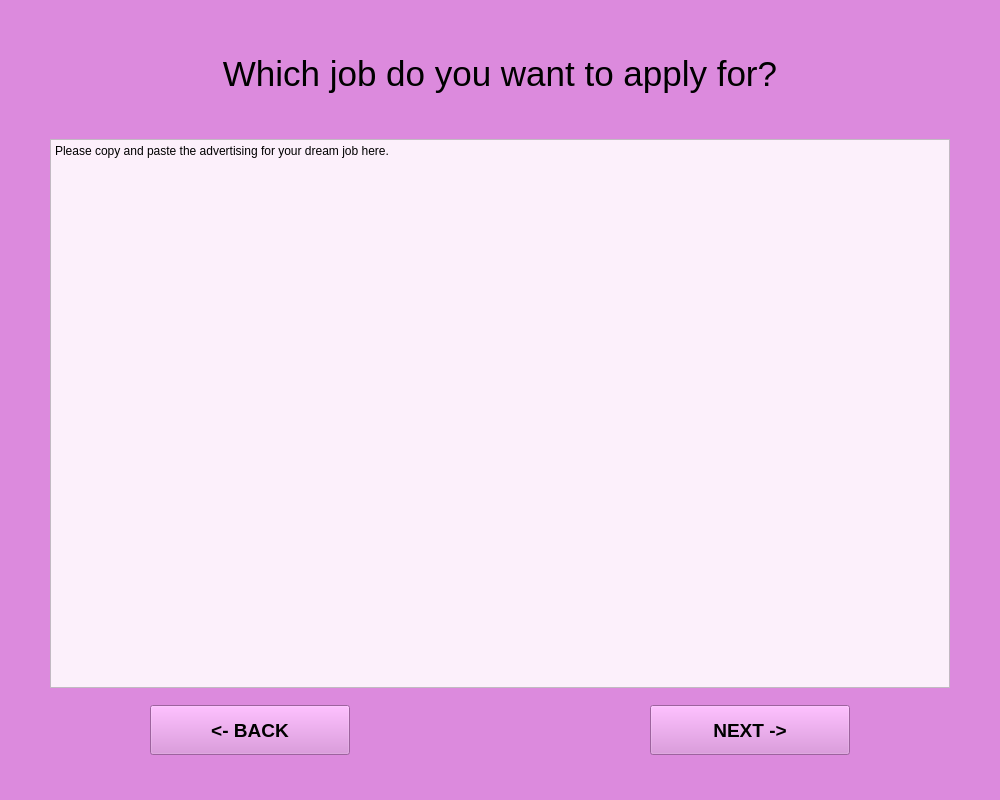
<?xml version="1.0" encoding="UTF-8"?>
<ui version="4.0">
 <class>Window_1_Start</class>
 <widget class="QMainWindow" name="Window_1_Start">
  <property name="geometry">
   <rect>
    <x>0</x>
    <y>0</y>
    <width>1000</width>
    <height>800</height>
   </rect>
  </property>
  <property name="windowTitle">
   <string>LazyApp</string>
  </property>
  <property name="styleSheet">
   <string notr="true">background-color: rgb(220, 138, 221);</string>
  </property>
  <widget class="QWidget" name="centralwidget">
   <widget class="QTextBrowser" name="welcoming_text_1">
    <property name="geometry">
     <rect>
      <x>0</x>
      <y>50</y>
      <width>1000</width>
      <height>60</height>
     </rect>
    </property>
    <property name="autoFillBackground">
     <bool>true</bool>
    </property>
    <property name="frameShape">
     <enum>QFrame::NoFrame</enum>
    </property>
    <property name="frameShadow">
     <enum>QFrame::Plain</enum>
    </property>
    <property name="lineWidth">
     <number>0</number>
    </property>
    <property name="html">
     <string>&lt;!DOCTYPE HTML PUBLIC &quot;-//W3C//DTD HTML 4.0//EN&quot; &quot;http://www.w3.org/TR/REC-html40/strict.dtd&quot;&gt;
&lt;html&gt;&lt;head&gt;&lt;meta name=&quot;qrichtext&quot; content=&quot;1&quot; /&gt;&lt;style type=&quot;text/css&quot;&gt;
p, li { white-space: pre-wrap; }
&lt;/style&gt;&lt;/head&gt;&lt;body style=&quot; font-family:'Ubuntu'; font-size:11pt; font-weight:400; font-style:normal;&quot;&gt;
&lt;p align=&quot;center&quot; style=&quot; margin-top:0px; margin-bottom:0px; margin-left:0px; margin-right:0px; -qt-block-indent:0; text-indent:0px;&quot;&gt;&lt;span style=&quot; font-size:26pt;&quot;&gt;Which job do you want to apply for?&lt;/span&gt;&lt;/p&gt;&lt;/body&gt;&lt;/html&gt;</string>
    </property>
   </widget>
   <widget class="QPushButton" name="next_button">
    <property name="geometry">
     <rect>
      <x>650</x>
      <y>705</y>
      <width>200</width>
      <height>50</height>
     </rect>
    </property>
    <property name="font">
     <font>
      <pointsize>14</pointsize>
      <weight>75</weight>
      <bold>true</bold>
     </font>
    </property>
    <property name="text">
     <string>NEXT -&gt;</string>
    </property>
   </widget>
   <widget class="QPlainTextEdit" name="plainTextEdit">
    <property name="geometry">
     <rect>
      <x>50</x>
      <y>139</y>
      <width>900</width>
      <height>549</height>
     </rect>
    </property>
    <property name="styleSheet">
     <string notr="true">background-color: rgb(252, 240, 251);</string>
    </property>
    <property name="plainText">
     <string>Please copy and paste the advertising for your dream job here.</string>
    </property>
    <property name="overwriteMode">
     <bool>true</bool>
    </property>
    <property name="backgroundVisible">
     <bool>false</bool>
    </property>
    <property name="centerOnScroll">
     <bool>false</bool>
    </property>
   </widget>
   <widget class="QPushButton" name="back_button">
    <property name="geometry">
     <rect>
      <x>150</x>
      <y>705</y>
      <width>200</width>
      <height>50</height>
     </rect>
    </property>
    <property name="font">
     <font>
      <pointsize>14</pointsize>
      <weight>75</weight>
      <bold>true</bold>
     </font>
    </property>
    <property name="text">
     <string>&lt;- BACK</string>
    </property>
   </widget>
  </widget>
  <widget class="QMenuBar" name="menubar">
   <property name="geometry">
    <rect>
     <x>0</x>
     <y>0</y>
     <width>1000</width>
     <height>22</height>
    </rect>
   </property>
  </widget>
  <widget class="QStatusBar" name="statusbar"/>
 </widget>
 <resources/>
 <connections/>
</ui>
